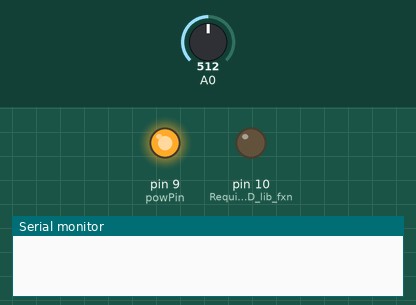
Simulated run of this sketch. Board: Arduino Uno, built with avr-gcc and run on an emulated ATmega328P. On the bench: output pins drawn as LEDs (lit = HIGH), the last lines printed to the serial monitor. Inputs (shaded band) come from the test bench; at power-on: A0 = 512. Storage starts empty; the modem accepts every AT command (registered, SIM ready, sends succeed) and sends nothing else.

Above: at 0.2 s.
At 6.9 s:
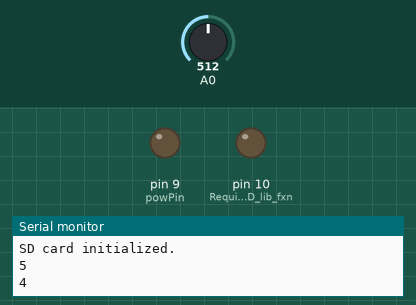
7.0 s: A0 set to 590
17.2 s: A0 set to 623
Timing chart, 0 to 20.2 s (numbered marks = the images above; inputs shaded):
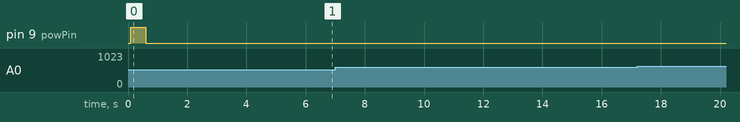

The sketch:

MERGE_AggregateData_ATTEMPT_12114_353pm.ino
```cpp
#include <SoftwareSerial.h>
#include <SD.h>

#define rxPin 7
#define txPin 8
#define powPin 9
#define chipSelect 10

SoftwareSerial gprsSerial(rxPin, txPin);

int currTimer = 0;
int prevTimer = 0;
int lapTimer = 0;
int aggTimer = 0;
int intervalTimer = 0;
const int interval = 5000;
unsigned long aggInterval = 15000;

String rawDateTime;
String year;
String month;
String day;
int yearInt = 0;
int monthInt = 0;
int dayInt = 0;
String dateString;
String hour;
String minute;
String second;
String hour12;
String timeString;
String dateLongString;
String time12hrString;
String fullDataString;

int h2oLevel = 0;
int h2oLastLevel = 0;
const int h2oChangeTrigger = 10;
int h2oAmtCons = 0;

void setup() {
  pinMode(rxPin, INPUT);
  pinMode(txPin, OUTPUT);
  pinMode(powPin, OUTPUT);
  pinMode(10, OUTPUT);  // Required for SD lib fxn

  Serial.begin(19200);
  gprsSerial.begin(19200);

  powerUp();
  gprsBootLoop();
  clearStrings();
  delay(2000);

  Serial.println("Welcome to MyStall.");
  Serial.println();
  delay(2000);

  getDateTime();
  //dateLongConst();
  time12hrConst();

  Serial.print("It is currently ");
  Serial.print(time12hrString);
  Serial.print(", ");
  Serial.print(dateString);
  //Serial.print(dateLongString);
  Serial.println(".");
  Serial.println();

  h2oLevelRead();
  h2oLastLevel = h2oLevel;

  if (!SD.begin(chipSelect)) {
    Serial.println("Card failed, or not present.");
    return;
  }
  Serial.println("SD card initialized.");
  Serial.println();

  currTimer = millis();
  prevTimer = millis();
  aggTimer = millis();

  clearStrings();
}

void loop() {
  currTimer = millis();
  intervalTimer = currTimer - prevTimer;
  lapTimer = currTimer - aggTimer;
  if (lapTimer >= aggInterval) {
    h2oLevelRead();
    Serial.println("Data aggregation occurs here.");
    Serial.println();
    //h2oAmtConsSince();
    //h2oWriteSD();
    prevTimer = millis();
    aggTimer = millis();
  }
  else if(intervalTimer >= interval) {
    h2oLevelRead();
    h2oWriteSD();
    prevTimer = millis();
  }
  else {
    if(abs(h2oLevel - h2oLastLevel) <= h2oChangeTrigger) {
      int nextWrite = (interval - (currTimer - prevTimer)) / 1000;
      Serial.println(nextWrite);
    }
    else {
      Serial.print(">5% change detected. Confirming...");
      delay(5000);
      h2oLevelRead();
      if(abs(h2oLevel - h2oLastLevel) >= h2oChangeTrigger) {
        Serial.println("change confirmed.");
        h2oWriteSD();
        prevTimer = currTimer;
      }
      else {
        Serial.println("false-positive.");
        Serial.println();
      }
    }
  }
  delay(1000);
}

// Software start-up function for GPRS shield
void powerUp() {
  digitalWrite(powPin, LOW);
  delay(100);
  digitalWrite(powPin, HIGH);
  delay(500);
  digitalWrite(powPin, LOW);
  delay(100);
}

void gprsBootLoop() {
  Serial.print("Initializing GPRS...");
  while(dateString == 0) {
    getDateTime();
    delay(1000);
  }
  Serial.println("GPRS ready.");
  Serial.println();
}

void clearStrings() {
  dateString = "";
  timeString = "";
  fullDataString = "";
}

void concatStrings() {
  fullDataString += dateString;
  fullDataString += ",";
  fullDataString += timeString;
  fullDataString += ",";
  fullDataString += h2oLevel;
}

void getDateTime() {
  year = "";
  month = "";
  day = "";
  gprsSerial.println("AT+CCLK?");  // Request date and time from GPRS
  if(gprsSerial.available()) {  // If data is coming from GPRS
    while(gprsSerial.available()) {  // Read the data into string from incoming bytes while they're available
      char c = gprsSerial.read();  // Read each byte sent, one at a time, into storage variable
      rawDateTime += c;  // Add character to the end of the data string to be written to SD later
    }
    for(int y = 8; y < 10; y++) {
      year += String(rawDateTime.charAt(y));
      yearInt = year.toInt();
    }
    for(int mo = 11; mo < 13; mo++) {
      month += String(rawDateTime.charAt(mo));
      monthInt = month.toInt();
    }
    for(int d = 14; d < 16; d++) {
      day += String(rawDateTime.charAt(d));
      dayInt = day.toInt();
    }
    for(int t = 17; t < 25; t++)
      timeString += String(rawDateTime.charAt(t));

    dateString += String(month);
    dateString += "/";
    dateString += String(day);
    dateString += "/";
    dateString += String(year);
  }
  rawDateTime = "";
}

void time12hrConst() {
  hour = "";
  minute = "";
  second = "";
  hour12 = "";

  for(int h = 0; h < 2; h++)
    hour += String(timeString.charAt(h));
  for(int mi = 3; mi < 5; mi++)
    minute += String(timeString.charAt(mi));
  for(int s = 6; s < 8; s++)
    second += String(timeString.charAt(s));

  if(hour.toInt() > 12) {
    hour12 += String(hour.toInt() - 12);
    time12hrString += String(hour12);
    time12hrString += ":";
    time12hrString += String(minute);
    time12hrString += "pm";
  }
  else if (hour.toInt() == 0) {
    hour12 += "12";
    time12hrString += String(hour12);
    time12hrString += ":";
    time12hrString += String(minute);
    time12hrString += "am";
  }
  else {
    hour12 += String(hour.toInt());
    time12hrString += hour12;
    time12hrString += ":";
    time12hrString += minute;
    time12hrString += "am";
  }
}

/*void dateLongConst() {
 String yearLong = "";
 String monthLong = "";
 String dayLong = "";
 dateLongString = "";
 // Format year
 yearLong += "20";  // Add leading "20" to form long form of date
 yearLong += String(year);  // Append short date parsed from gprs data

 // Format day
 dayLong += String(dayInt);  // Convert to integer function removes and leading 0's

 // Format month
 switch(monthInt)  // Convert to integer and use switch case to convert month number to long form
 {
 case 0:
 return;
 case 1:
 monthLong += "January";
 break;
 case 2:
 monthLong += "February";
 break;
 case 3:
 monthLong += "March";
 break;
 case 4:
 monthLong += "April";
 break;
 case 5:
 monthLong += "May";
 break;
 case 6:
 monthLong += "June";
 break;
 case 7:
 monthLong += "July";
 break;
 case 8:
 monthLong += "August";
 break;
 case 9:
 monthLong += "September";
 break;
 case 10:
 monthLong += "October";
 break;
 case 11:
 monthLong += "November";
 break;
 case 12:
 monthLong += "December";
 break;
 }
 // Concatenate strings to form full long date
 dateLongString += String(monthLong);
 dateLongString += " ";
 dateLongString += String(dayLong);
 dateLongString += ", ";
 dateLongString += String(yearLong);
 }*/

void h2oLevelRead() {
  int h2oReadVal = analogRead(A0);
  h2oLevel = h2oReadVal / 9.22;  // Divide by (MaximumPossibleReading / 100) for 0-100 scale
}

void h2oWriteSD() {
  getDateTime();
  concatStrings();
  sdWriteData();
  delay(1000);
  Serial.println();
  clearStrings();
}

void sdWriteData() {
  File dataFile = SD.open("LOGGING.TXT", FILE_WRITE);  // Open data file, with full privileges, for writing
  if(dataFile) {  // If file on SD card is opened successfully
    dataFile.println(fullDataString);  // Print dataString to it
    dataFile.close();  // Close the data file and proceed
    Serial.println();
    Serial.println(fullDataString);
  }
  else {
    Serial.println("Error opening file while attempting to write to SD.");  // If data file can't be opened, produce an error message
  }
}

void h2oAmtConsSince() {
}
```
